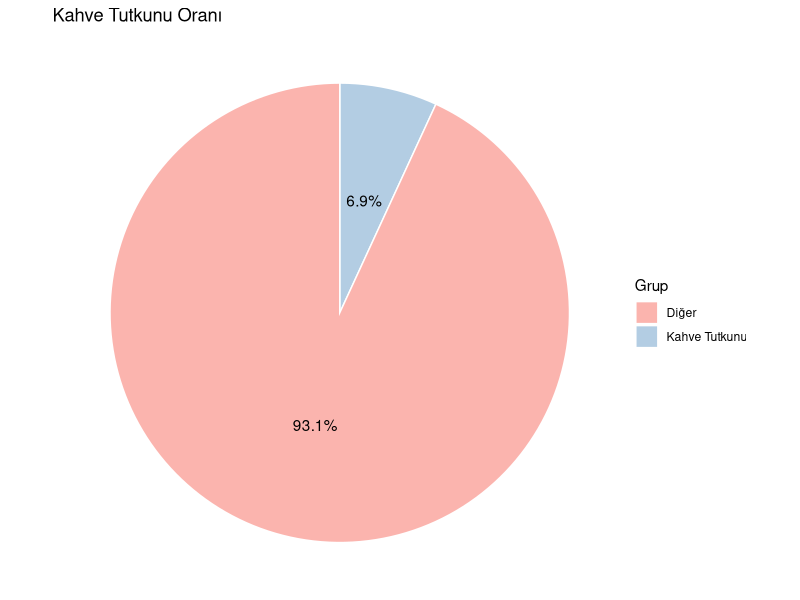

R code for this plot:

library(dplyr)
library(ggplot2)
library(RColorBrewer)


total  <- 79827
coffee <- 5487
df <- tibble::tibble(
  group = c("Kahve Tutkunu","Diğer"),
  count = c(coffee, total - coffee)
) %>%
  mutate(
    pct   = count / sum(count) * 100,
    label = paste0(round(pct,1), "%")
  )



ggplot(df, aes(x = "", y = count, fill = group)) +
  geom_col(width = 1, color="white") +
  coord_polar(theta = "y") +
  geom_text(aes(label = label), position=position_stack(vjust=0.5)) +
  scale_fill_brewer(palette="Pastel1", name="Grup") +
  labs(title="Kahve Tutkunu Oranı") +
  theme_void()